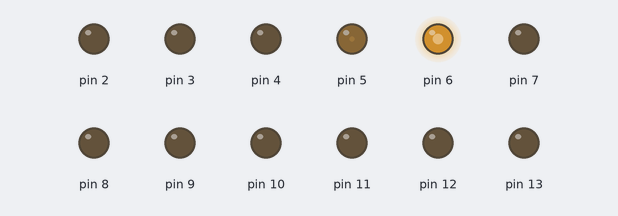
The sketch below on a simulated Arduino Uno, built with avr-gcc and run on an emulated ATmega328P. Shown: output pins drawn as LEDs (lit = HIGH). Random numbers use the default seed unless the sketch sets one.

Above: at 10.44 s.
At 12.62 s:
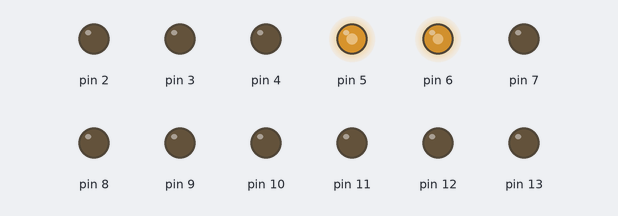
At 26.16 s:
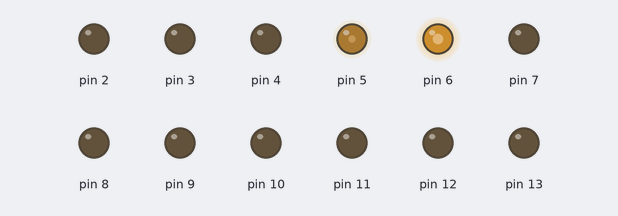
At 36.43 s:
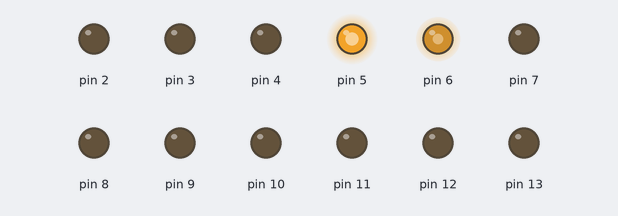
Timing chart, 0 to 40.0 s (numbered marks = the images above):
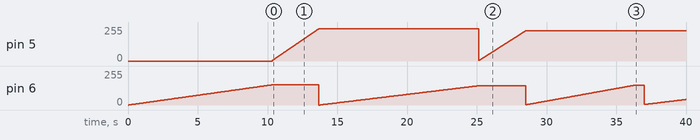

The sketch:

Stars.ino
```cpp
void setup() {

  for(byte i = 2; i < 14; i++) {
    pinMode(i, OUTPUT);
  }

}

void loop() {

  byte led_1[4] =   {5, random(03, 20), random(0, 5), random(220, 255)}; //red
  byte led_2[4] =   {6, random(30, 90), random(0, 5), random(140, 160)}; //blu

  fade(led_1[0], led_1[1], led_1[3], led_1[2]);
  fade(led_2[0], led_2[1], led_2[2], led_2[3]);

  fade(led_1[0], led_1[1], led_1[2], led_1[3]);
  fade(led_2[0], led_2[1], led_2[3], led_2[2]);
}

void fade(byte pin, byte delayAmount, byte from, byte to) {
  for(;from < to; from++) {
    analogWrite(pin, from);
    delay(delayAmount);
  }
}
```
